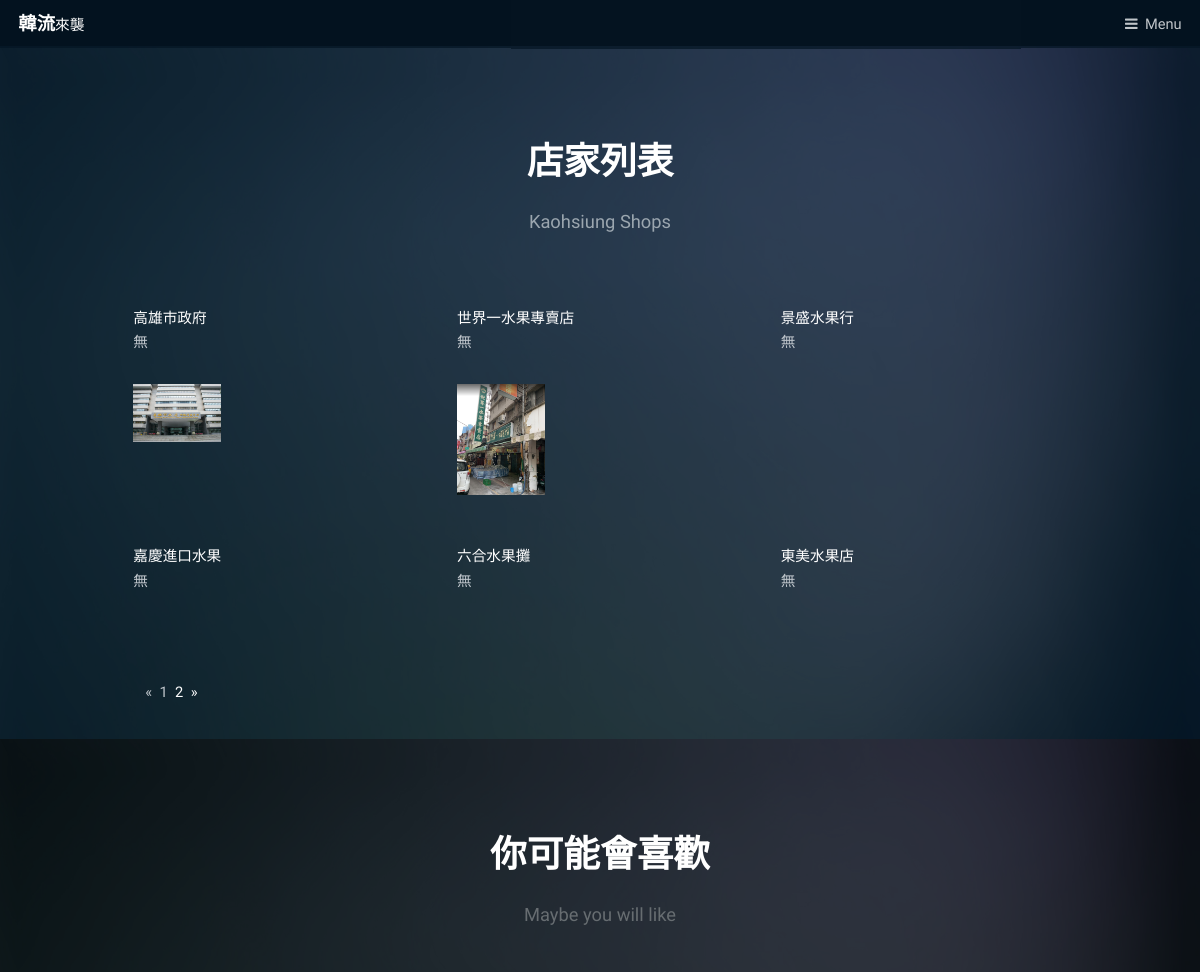
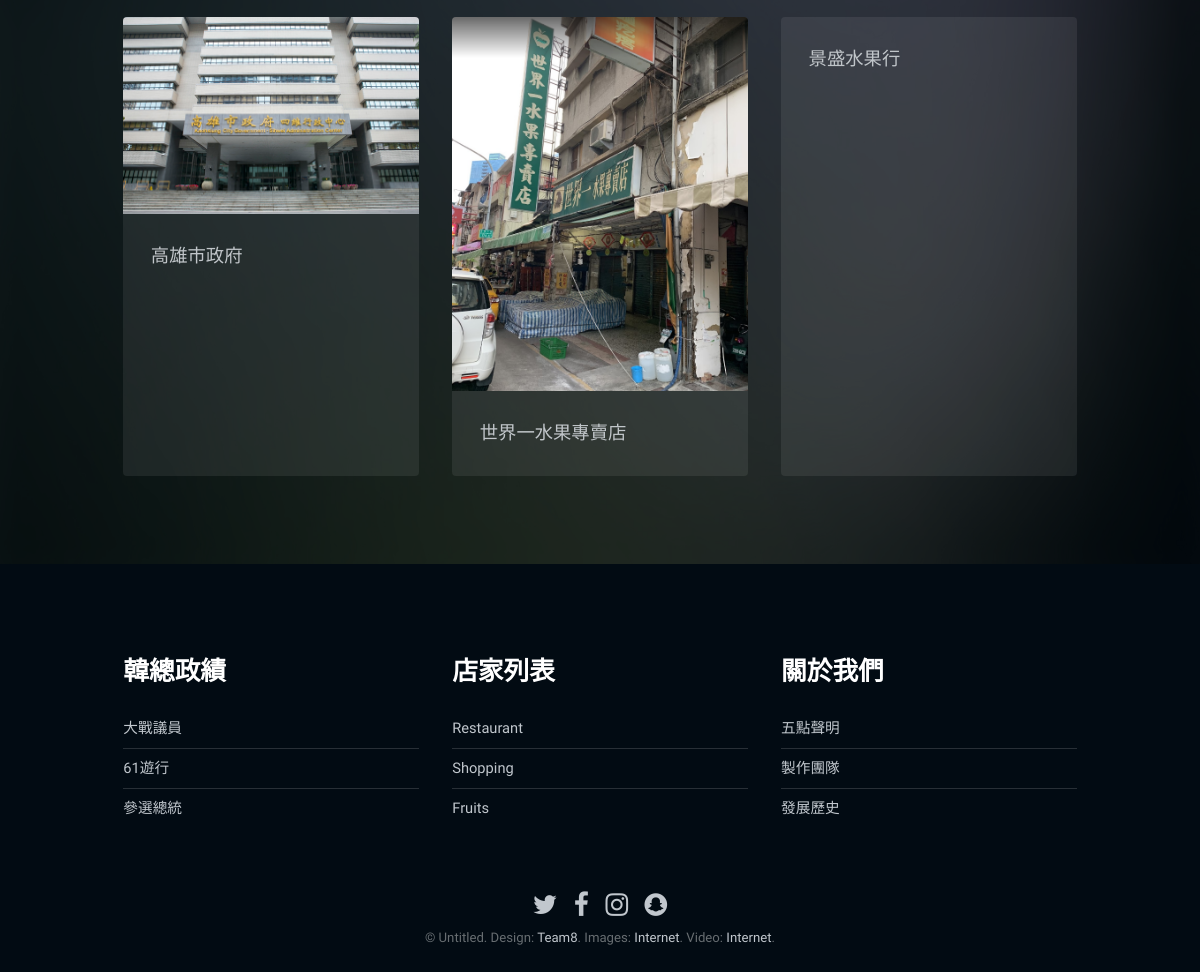
/index/shops/, run on the app's committed database (2 pictures, top to bottom).
### index/models.py (models this page shows, shortened)
class Store(models.Model):
    store_name = models.CharField(max_length=100)
    store_introduction=models.TextField(default='')
    store_image=models.ImageField(upload_to='images',null=True,blank=True,width_field="store_image_width", height_field="store_image_height")
    store_image_width = models.IntegerField(default=0)
    store_image_height = models.IntegerField(default=0)
    store_address = models.TextField(default='')
    store_phone= models.CharField(max_length=13)
    store_opening_time = models.TextField(default='')
    introduction_createtime=models.DateTimeField('date published')
    account = models.ForeignKey(Users,on_delete=models.CASCADE)
    class Meta:
        ordering=['-introduction_createtime']

### index/views.py (the view)
# urls.py: url(r'^shops/(?P<pk>[0-9]+)/$',views.StoreView.as_view(),name='store'),
def shops(request):
    st3=Store.objects.all().order_by('id')[:3]
    stores=Store.objects.all().order_by('id')
    paginator = Paginator(stores,6)
    page_num=request.GET.get('page',1)
    page_of_stores= paginator.get_page(page_num)
    current_page_num=page_of_stores.number
    page_range = list(range(max(1, current_page_num - 2), current_page_num)) + list(range(current_page_num, min(paginator.num_pages, current_page_num + 2)))
    if page_range[0]-1>=2:
        page_range.insert(0,'...')
    if page_range[-1]+2<=paginator.num_pages:
        page_range.append('...')
    if page_range[0]!=1:
        page_range.insert(0,1)
    if page_range[-1]!=paginator.num_pages:
        page_range.append(paginator.num_pages)
    context={}
    context['shoplike']=st3
    context['store']=page_of_stores.object_list
    context['page_of_stores']=page_of_stores
    context['page_range']=page_range
    return render(request,'final-web/shops.html',context)

### index/templates/final-web/shops.html (shortened to what this page needs)
<!DOCTYPE HTML>
<html>
	<head>
		{% load static %}
		<link rel="stylesheet" href={% static "assets/css/main.css" %} />
	</head>
	<body class="subpage">
			<header id="header">
				<h1><a href="{% url 'index:index' %}">韓流<span>來襲</span></a></h1>
				<a href="#menu">Menu</a>
			</header>
			<div id="main">
				<section class="wrapper style1">
					<div class="inner">
						<header class="align-center">
							<h2>店家列表</h2>
							<p>Kaohsiung Shops</p>
						</header>
						<div class="flex flex-3">
							{% for s in store %}
							<div class="col2">
							<a href="{% url 'index:store' s.id %}">{{ s.store_name }}</a>
							<p>{{s.store_introduction}}</p>
								<div class="box alt">
									<div class="row 50% uniform">
                                        {% if s.store_image %}
										<div class="4u"><span class="image fit"><a href="{% url 'index:store' s.id %}"><img src="{{ s.store_image.url }}" alt="" /></a></span></div>
                                        {% endif %}
									</div>
								</div>
							</div>
							{% endfor %}
						</div>
					<div >
						<ul class="page">
							<li>
								{% if page_of_stores.has_previous %}
                                	<a href="?page={{ page_of_blogs.previous_page_number }}" aria-label="Previous">
                                   	<span aria-hidden="true">&laquo;</span>
								 	</a>
                                {% else %}
                                    <span aria-hidden="true">&laquo;</span>
                                {% endif %}
							</li>
							 {% for page_num in page_range %}
							 	{% if page_num == page_of_stores.number %}
                            		<li class="active" style=><span>{{ page_num }}</span></li>
                            	{% else %}
									{% if page_num == '...' %}
										<li><span>{{ page_num }}</span></li>
									{% else %}
                            			<li><a href="?page={{ page_num }}">{{ page_num }}</a></li>
									{% endif %}
								{% endif %}
                            {% endfor %}
							<li>
                                {% if page_of_stores.has_next %}
                                	<a href="?page={{ page_of_stores.next_page_number }}" aria-label="Next">
                                	<span aria-hidden="true">&raquo;</span>
                                	</a>
                                {% else %}
                                    <span aria-hidden="true">&raquo;</span>
                                {% endif %}
                            </li>
						</ul>
					</div>
					</div>
				</section>
				<section class="wrapper ">
					<div class="inner">
						<header class="align-center">
							<h2>你可能會喜歡</h2>
							<p>Maybe you will like </p>
						</header>
							<div class="flex flex-3">
							{% for s in shoplike %}
								<div class="video col">
									<div class="image fit">
                                        {% if s.store_image %}
										<img src='{{ s.store_image.url }}' alt="" />
                                        {% endif %}
									</div>
									<p class="caption">
										{{s.store_name}}
									</p>
									<a href="{% url 'index:store' s.id %}" class="link"><span>Click Me</span></a>
								</div>
							{% endfor %}
						</div>
					</div>
				</section>
			</div>
			<footer id="footer">
				<div class="inner">
					<div class="flex flex-3">
						<div class="col">
							<h3>韓總政績</h3>
							<ul class="alt">
								<li><a href="{% url 'index:fight' %}">大戰議員</a></li>
								<li><a href="#">61遊行</a></li>
								<li><a href="#">參選總統</a></li>
							</ul>
						</div>
						<div class="col">
							<h3>店家列表</h3>
							<ul class="alt">
								<li><a href="#">Restaurant</a></li>
								<li><a href="#">Shopping</a></li>
								<li><a href="#">Fruits</a></li>
							</ul>
						</div>
						<div class="col">
							<h3>關於我們</h3>
							<ul class="alt">
								<li><a href="{% url 'index:statement' %}">五點聲明</a></li>
								<li><a href="#">製作團隊</a></li>
								<li><a href="#">發展歷史</a></li>
							</ul>
						</div>
					</div>
				</div>
				<div class="copyright">
					<ul class="icons">
						<li><a href="#" class="icon fa-twitter"><span class="label">Twitter</span></a></li>
						<li><a href="https://www.facebook.com/groups/1133954320050424/" class="icon fa-facebook"><span class="label">Facebook</span></a></li>
						<li><a href="https://www.instagram.com/vegetable.han/?hl=zh-tw" class="icon fa-instagram"><span class="label">Instagram</span></a></li>
						<li><a href="#" class="icon fa-snapchat"><span class="label">Snapchat</span></a></li>
					</ul>
					&copy; Untitled. Design: <a href="https://templated.co">Team8</a>. Images: <a href="https://unsplash.com">Internet</a>. Video: <a href="https://coverr.co">Internet</a>.
				</div>
			</footer>
		{% load static %}
	</body>
</html>

### data on the page
Store: store_name "高雄市政府", store_introduction "無", store_image (picture)
Store: store_name "世界一水果專賣店", store_introduction "無", store_image (picture)
Store: store_name "景盛水果行", store_introduction "無"
Store: store_name "嘉慶進口水果", store_introduction "無"
Store: store_name "六合水果攤", store_introduction "無"
Store: store_name "東美水果店", store_introduction "無"

### other printed values
{{ page_num }} "1"
{{ page_num }} "2"
